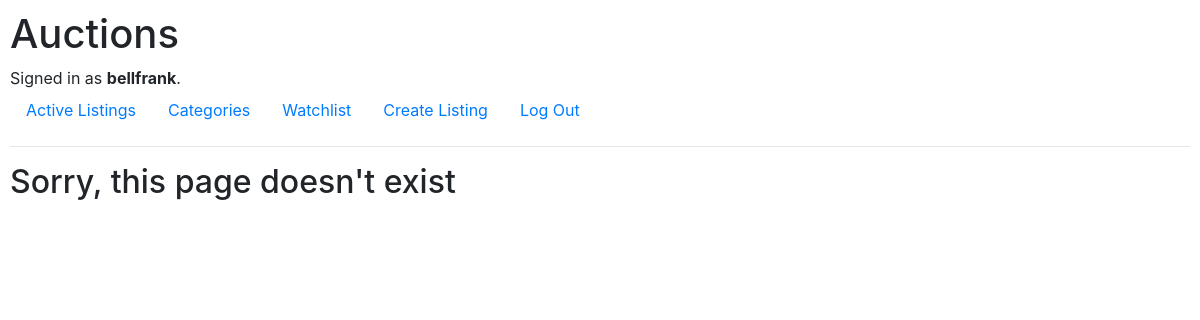
Page /category/sports/ (signed in) on the earlier database version.
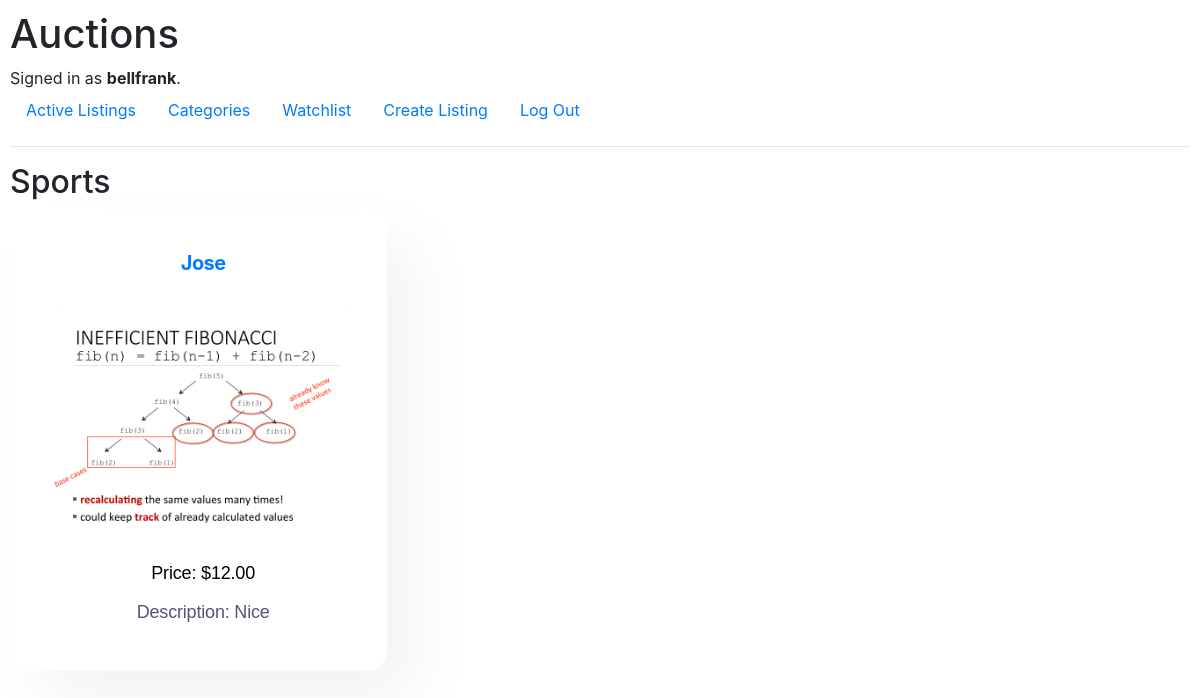
Same page on the later database version.
### auctions/models.py (models this page shows, shortened)
class AuctionListings(models.Model):
    user = models.ForeignKey(User, on_delete=models.CASCADE)
    title = models.CharField(max_length=64)
    description = models.TextField(max_length=64)
    last_modified = models.DateField(auto_now_add = True)
    price = models.DecimalField(max_digits=6, decimal_places=2)
    img = models.ImageField(upload_to='images/')
    category = models.CharField(max_length=64, blank=True, null=True, choices=choice_list)
    favorites = models.ManyToManyField(User, related_name='blog_posts')

### auctions/views.py (the view)
# urls.py: path("category/<str:cats>/", views.categoryview, name="category"),
@login_required
def categoryview(request, cats):
    category_posts = AuctionListings.objects.filter(category=cats)
    return render(request, "auctions/categoriesview.html", {
            "cats": cats.title(),
            "category_posts": category_posts
        })

### auctions/templates/auctions/categoriesview.html
{% extends "auctions/layout.html" %}
{% block body %}
{% if category_posts %}
    <h2> {{ cats }}</h2>
    <div class="w-layout-grid get-started-grid">
    {% for listing in category_posts %}
            <a href="{% url 'listing_page' listing.id %}" style="text-decoration: none;">
                <div  class="feature-card w-inline-block" >
                  <h5>{{listing.title}}</h5>
                  <br>
                  <div class="licence-graphic">
                    {% if listing.img %}
                    <img src="{{listing.img.url}}" alt="" class="started-asset">
                    {% endif %}
                  </div>
                  <p style="color: black;">Price: ${{listing.price}}<p>
                  Description: {{listing.description}}
                </div>
              </a>
    {% endfor %}
    </div>
{% else %}
    <h2>Sorry, this page doesn't exist</h2>
{% endif %}
{% endblock %}

Differences in the rows shown:
added AuctionListings: category "Sports", title "Jose", img (picture), price "12.00", description "Nice"
Other differences:
text no longer shown: "Sorry, this page doesn't exist"
